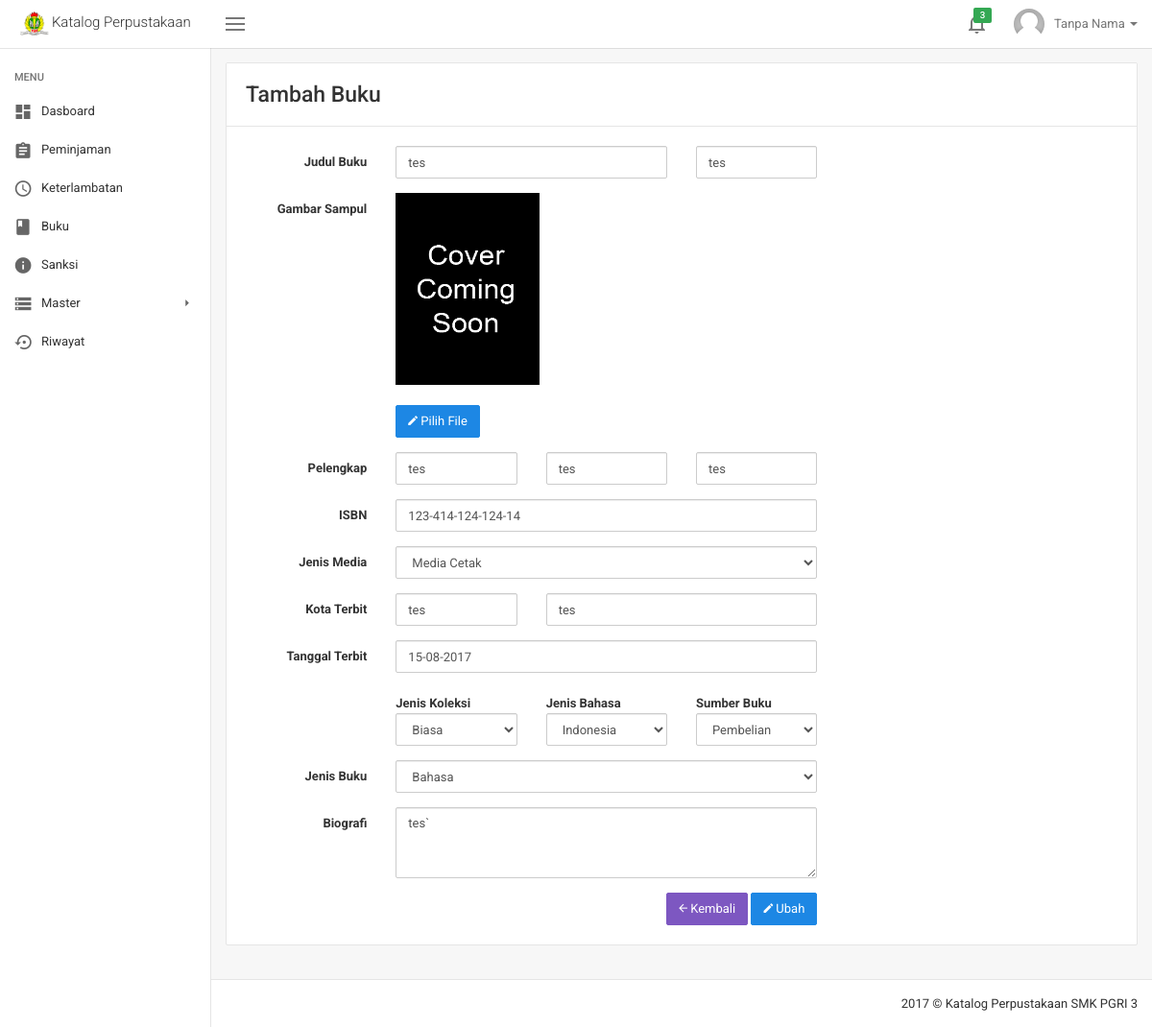
Page /ubah_buku.php?ISBN=123-414-124-124-14 (signed in) on the committed database.
### tables this page shows
CREATE TABLE `user` (
  `id_user` int(12) NOT NULL,
  `no_induk` varchar(225) NOT NULL,
  `nama` varchar(225) NOT NULL,
  `username` varchar(225) NOT NULL,
  `email` varchar(225) NOT NULL,
  `password` varchar(225) NOT NULL,
  `foto_user` varchar(225) NOT NULL,
  `jabatan` varchar(225) NOT NULL,
  `kelas` varchar(225) NOT NULL,
  `no_hp` varchar(15) NOT NULL,
  `alamat` text NOT NULL,
  `role` enum('Admin','User') NOT NULL,
  `tgl_entri` date NOT NULL,
  `verifikasi` enum('Sudah','Belum') NOT NULL
);

CREATE TABLE `buku` (
  `id_buku` int(15) NOT NULL,
  `judul_buku` varchar(225) NOT NULL,
  `gambar_buku` text,
  `jilid` varchar(225) NOT NULL,
  `cetakan` varchar(225) NOT NULL,
  `edisi` varchar(225) NOT NULL,
  `ISBN` varchar(225) NOT NULL,
  `jenis_media` varchar(225) DEFAULT NULL,
  `bahasa` varchar(225) DEFAULT NULL,
  `jenis_koleksi` varchar(225) DEFAULT NULL,
  `id_jenis_buku` int(15) DEFAULT NULL,
  `judul_singkat` varchar(225) NOT NULL,
  `sumber` varchar(225) NOT NULL,
  `kota_terbit` varchar(225) NOT NULL,
  `penerbit` varchar(225) NOT NULL,
  `tahun_terbit` date NOT NULL,
  `biografi` text NOT NULL,
  `tgl_entri_buku` date NOT NULL
);

### ubah_buku.php (the view, shortened to what this page needs)
<!DOCTYPE html>
<html lang="en">
  <?php include('script/head_script.php') ?>
  <body class="layout layout-header-fixed layout-left-sidebar-fixed">
    <?php include('menu/header.php');
    if (isset($_GET['ISBN'])) {
        $ISBN = ($_GET["ISBN"]);
        $query = "SELECT a.*, b.* FROM buku AS a INNER JOIN
                 jenis_buku AS b WHERE a.ISBN ='$ISBN'
                 AND a.id_jenis_buku = b.id_jenis_buku";
        $result = mysqli_query($con, $query);
        $data           = mysqli_fetch_assoc($result);
        $judul_buku     = $data["judul_buku"];
        $judul_singkat  = $data["judul_singkat"];
        $gambar_buku    = $data["gambar_buku"];
        $jilid          = $data["jilid"];
        $cetakan        = $data["cetakan"];
        $edisi          = $data["edisi"];
        $ISBN           = $data["ISBN"];
        $jenis_media    = $data["jenis_media"];
        $sumber_buku    = $data["sumber"];
        $subyek         = $data["subyek"];
        $jenis_koleksi  = $data["jenis_koleksi"];
        $kota_terbit    = $data["kota_terbit"];
        $penerbit       = $data["penerbit"];
        $tahun_terbit   = date('d-m-Y', strtotime($data["tahun_terbit"]));
        $biografi       = $data["biografi"];
        $bahasa_buku    = $data["bahasa"];
    }else{
			header("location:../404.php");
    }
?>
    <div class="site-main">
      <?php include('menu/sidebar.php') ?>
      <div class="site-content">
        <div class="panel panel-default">
          <div class="panel-heading">
            <h3 class="m-y-0">Tambah Buku</h3>
          </div>
          <div class="panel-body">
            <div class="row">
              <div class="col-md-8">
                <form id="inputmasks" class="form-horizontal" method="post" action="system/proses_ubah_buku.php"
                enctype="multipart/form-data">
                  <div class="form-group">
                    <label class="col-sm-3 control-label" for="form-control-5">Judul Buku</label>
                    <div class="col-sm-6">
                      <input class="form-control" type="text" name="judul" placeholder="Judul Buku" value="<?php echo $judul_buku ?>" required>
                    </div>
                    <div class="col-sm-3">
                      <input class="form-control" type="text" name="judul_singkat" placeholder="Judul Singkat" value="<?php echo $judul_singkat ?>" required>
                    </div>
                  </div>
                  <div class="form-group">
                    <label class="col-sm-3 control-label" for="form-control-5">Gambar Sampul</label>
                    <div class="col-sm-9">
                      <img id="preview_gambar" src="img/book/<?php echo $gambar_buku ?>" alt="Foto Profil" width="150" height="200">
                      <label for="preview" class="btn btn-primary btn-fill"><i class="zmdi zmdi-edit"> </i> Pilih File</label>
                    </div>
                  </div>
                  <div class="form-group">
                    <label class="col-sm-3 control-label" for="form-control-5">Pelengkap</label>
                    <div class="col-sm-3">
                      <input name="jilid" class="form-control" type="text" placeholder="Jilid" value="<?php echo $jilid ?>">
                    </div>
                    <div class="col-sm-3">
                      <input name="cetakan" class="form-control" type="text" placeholder="Cetakan" value="<?php echo $cetakan ?>">
                    </div>
                    <div class="col-sm-3">
                      <input name="edisi" class="form-control" type="text" placeholder="Edisi" value="<?php echo $edisi ?>" >
                    </div>
                  </div>
                  <div class="form-group">
                    <label class="col-sm-3 control-label" for="form-control-5">ISBN</label>
                    <div class="col-sm-9">
                      <input id="form-control-4" name="ISBN" class="form-control" type="text"
                      data-inputmask="'alias': '999-999-999-999-99'" placeholder="ISBN" value="<?php echo $ISBN ?>">
                    </div>
                  </div>
                  <div class="form-group">
                    <label class="col-sm-3 control-label" for="form-control-21">Jenis Media</label>
                    <div class="col-sm-9">
                        <select name="jenis_media" class="form-control" required>
<?php
$semua_media = array("Media Cetak", "VCD", "CD ROM", "DVD", "Floppy Disk", "Lain-Lain");
foreach ($semua_media as $media)
{
  if($media == $jenis_media) {
    echo "<option value=".$media." SELECTED>$media</option>";
  }
  else{
    echo "<option value=".$media.">$media</option>";
  }
}
?>
                        </select>
                    </div>
                  </div>
                  <div class="form-group">
                    <label class="col-sm-3 control-label" for="form-control-5">Kota Terbit</label>
                    <div class="col-sm-3">
                      <input class="form-control" type="text" name="kota" placeholder="Kota" value="<?php echo $kota_terbit ?>" required>
                    </div>
                    <div class="col-sm-6">
                      <input class="form-control" type="text" name="penerbit" placeholder="Penerbit" value="<?php echo $penerbit ?>" required>
                    </div>
                  </div>
                  <div class="form-group">
                    <label class="col-md-3 control-label" for="form-control-1">Tanggal Terbit</label>
                    <div class="col-md-9">
                        <input id="datepicker" class="form-control" type="text"  name="terbit" value="<?php echo $tahun_terbit ?>">
                    </div>
                  </div>
                  <div class="form-group">
                    <div class="col-sm-3"></div>
                    <div class="col-sm-3">
                    <label class="control-label" for="form-control-21">Jenis Koleksi</label>
                        <select name="koleksi" class="form-control" required>
<?php
$semua_koleksi = array("Biasa", "Alat Peraga", "American Corner", "Referensi",
                     "Jurnal", "Tandon",  "Koleksi Kecil", "Multimedia");
foreach ($semua_koleksi as $koleksi)
{
  if($koleksi == $jenis_koleksi) {
    echo "<option value=".$koleksi." SELECTED>$koleksi</option>";
  }
  else{
    echo "<option value=".$koleksi.">$koleksi</option>";
  }
}
?>
                        </select>
                    </div>
                    <div class="col-sm-3">
                    <label class="control-label" for="form-control-21">Jenis Bahasa</label>
                        <select name="bahasa" class="form-control" required>
<?php
$semua_bahasa = array("Indonesia", "Inggris", "Perancis", "Jerman",
                     "Cina", "Arab",  "Jepang", "Belanda", "Italia", "Lain-lain");
foreach ($semua_bahasa as $bahasa)
{
  if($bahasa == $bahasa_buku) {
    echo "<option value=".$bahasa." SELECTED>$bahasa</option>";
  }
  else{
    echo "<option value=".$bahasa.">$bahasa</option>";
  }
}
?>
                        </select>
                    </div>
                    <div class="col-sm-3">
                    <label class="control-label" for="form-control-21">Sumber Buku</label>
                        <select name="sumber" class="form-control" required>
<?php
$semua_sumber = array("Pembelian", "Hadiah", "Penggantian", "Penggandaan", "Tidak Diketahui");
foreach ($semua_sumber as $sumber)
{
  if($sumber == $sumber_buku) {
    echo "<option value=".$sumber." SELECTED>$sumber</option>";
  }
  else{
    echo "<option value=".$sumber.">$sumber</option>";
  }
}
?>
                        </select>
                    </div>
                  </div>
                  <div class="form-group">
                    <label class="col-md-3 control-label" for="form-control-1">Jenis Buku</label>
                    <div class="col-md-9">
    <?php
        $query = "SELECT * FROM jenis_buku";
        $result = mysqli_query($con, $query);
    ?>
                      <select name="jenis_buku" class="form-control" required>
    <?php
        $jenis_buku_sekarang = $subyek;
        while($data = mysqli_fetch_assoc($result))
        {
            if($data[subyek] == $jenis_buku_sekarang) {
            echo '<option value="'.$data[id_jenis_buku].'" title="Diskripsi : '.$data[deskripsi_jenis_buku].'" SELECTED>'.$data[subyek].'</option>';
            } else
            {
            echo '<option value="'.$data[id_jenis_buku].'" title="Diskripsi : '.$data[deskripsi_jenis_buku].'">'.$data[subyek].'</option>';
            }
        }
    ?>
                      </select>
                    </div>
                  </div>
                  <div class="form-group">
                    <label class="col-sm-3 control-label" for="form-control-8" required>Biografi</label>
                    <div class="col-sm-9">
                      <textarea class="form-control" rows="3" name="biografi" placeholder="Biografi"><?php echo $biografi ?></textarea>
                    </div>
                  </div>
                  <div align="right">
                      <a href="buku.php">
                        <button type="button" rel="tooltip" class="btn btn-info btn-fill">
                          <i class="zmdi zmdi-arrow-left"></i> Kembali
                        </button>
                      </a>
                      <button type="submit" name="input" rel="tooltip" class="btn btn-primary btn-fill">
                        <i class="zmdi zmdi-edit"></i> Ubah
                      </button>
                  </div>
                </form>
              </div>
            </div>
          </div>
        </div>
      </div>
      <?php include('menu/footer.php') ?>
    </div>
  </body>
</html>

### script/head_script.php (shortened to what this page needs)
<head>
  <link rel="stylesheet" href="assets/css/vendor.min.css">
  <link rel="stylesheet" href="assets/css/cosmos.min.css">
  <link rel="stylesheet" href="assets/css/application.min.css">
  <link rel="stylesheet" href="assets/css/scrollbar.css">
  <link rel="stylesheet" href="assets/dist/sweetalert2.min.css">
  <link rel="stylesheet" href="assets/datepicker/jquery-ui.css">
</head>

### menu/header.php (shortened to what this page needs)
<?php include('system/session.php');
  $query_login = "SELECT * FROM user WHERE email ='$_SESSION[email]'";
  $result_login = mysqli_query($con, $query_login);
  $data_login         = mysqli_fetch_assoc($result_login);
  $username_login     = $data_login["username"];
  $foto_login         = $data_login["foto_user"];
?>
<div class="site-header">
  <nav class="navbar navbar-default">
    <div class="navbar-header" align="center">
      <a class="navbar-brand" href="index.php">
        <img src="img/logo.png" alt="" height="25">
        <span>Katalog Perpustakaan</span>
      </a>
    </div>
    <div class="navbar-collapsible">
      <div id="navbar" class="navbar-collapse collapse">
        <button class="navbar-toggler left-sidebar-collapse pull-left hidden-xs" type="button">
          <span class="hamburger"></span>
        </button>
        <ul class="nav navbar-nav navbar-right">
          <li class="nav-table dropdown">
            <a href="#" class="dropdown-toggle" data-toggle="dropdown" role="button" aria-haspopup="true" aria-expanded="false">
              <span class="nav-cell nav-icon">
                <i class="zmdi zmdi-notifications-none"></i>
              </span>
              <span class="label label-success">3</span>
            </a>
          </li>
          <li class="nav-table dropdown hidden-sm-down">
            <a href="#" class="dropdown-toggle" data-toggle="dropdown" role="button" aria-haspopup="true" aria-expanded="false">
              <span class="nav-cell p-r-10">
                <img class="img-circle" src="img/avatars/<?php echo $foto_login ?>" alt="" width="32" height="32">
              </span>
              <span class="nav-cell"><?php echo $username_login ?>
                <span class="caret"></span>
              </span>
            </a>
          </li>
        </ul>
      </div>
    </div>
  </nav>
</div>

### menu/sidebar.php (shortened to what this page needs)
<div class="site-left-sidebar">
  <div class="sidebar-backdrop"></div>
  <div class="custom-scrollbar">
    <ul class="sidebar-menu">
      <li class="menu-title">Menu</li>
      <li>
        <a href="index.php">
          <span class="menu-icon">
            <i class="zmdi zmdi-view-dashboard"></i>
          </span>
          <span class="menu-text">Dasboard</span>
        </a>
      </li>
      <li>
        <a href="peminjaman.php">
          <span class="menu-icon">
            <i class="zmdi zmdi-assignment"></i>
          </span>
          <span class="menu-text">Peminjaman</span>
        </a>
      </li>
      <li>
        <a href="keterlambatan.php">
          <span class="menu-icon">
            <i class="zmdi zmdi-time"></i>
          </span>
          <span class="menu-text">Keterlambatan</span>
        </a>
      </li>
      <li>
        <a href="buku.php">
          <span class="menu-icon">
            <i class="zmdi zmdi-book"></i>
          </span>
          <span class="menu-text">Buku</span>
        </a>
      </li>
      <li>
        <a href="sanksi.php">
          <span class="menu-icon">
            <i class="zmdi zmdi-info"></i>
          </span>
          <span class="menu-text">Sanksi</span>
        </a>
      </li>
      <li class="with-sub">
        <a href="#" aria-haspopup="true">
          <span class="menu-icon">
            <i class="zmdi zmdi-storage"></i>
          </span>
          <span class="menu-text">Master</span>
        </a>
      </li>
      <li>
        <a href="riwayat.php">
          <span class="menu-icon">
            <i class="zmdi zmdi-time-restore-setting"></i>
          </span>
          <span class="menu-text">Riwayat</span>
        </a>
      </li>
    </ul>
  </div>
</div>

### menu/footer.php
<div class="site-footer" align="right">
  <?php $date=date('Y'); echo $date; ?> © Katalog Perpustakaan SMK PGRI 3
</div>

### rows in the picture
user: foto_user (picture), username "Tanpa Nama"
buku: judul "tes", judul_singkat "tes", gambar_buku (picture), jilid "tes", cetakan "tes", edisi "tes", ISBN "123-414-124-124-14", jenis_media "Media Cetak", kota "tes", penerbit "tes", terbit "15-08-2017", koleksi "Biasa", bahasa "Indonesia", sumber "Pembelian", biografi "tes`"

### other values in the picture
form field jenis_buku "Bahasa"
